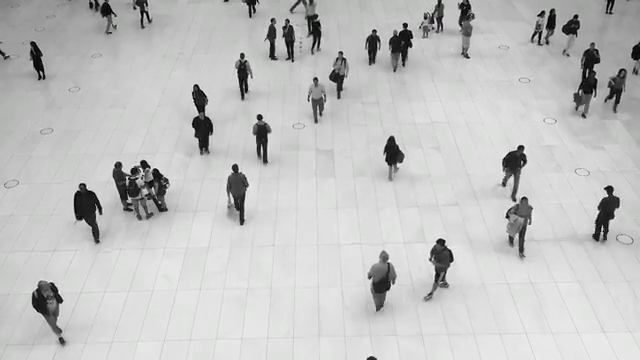
#> input picture frame 34 of python_opencv_project/14_15_16_17_18_OpenCV_uygulamalar/test_videos/body.mp4, 640 x 360 px, given in place of car.mp4, which was not available
$ python arka_plan_cikarma.py
#> lines starting #> are read from the running program, lines starting #| are printed output that depends on the picture; after the words box and inside, x2 and y2 are one past the last pixel; in counts of white or black regions, pixels touching at a corner belong together; pictures that were not available may be replaced by others from this repository, and a replacement may not be noted
import cv2
import numpy as np

cap=cv2.VideoCapture(r"media/car.mp4")
_,first_frame=cap.read()
#> first_frame is the input picture: shape (360, 640, 3); mean B, G, R 193.5, 193.8, 193.6
first_frame=cv2.resize(first_frame,(640,480))
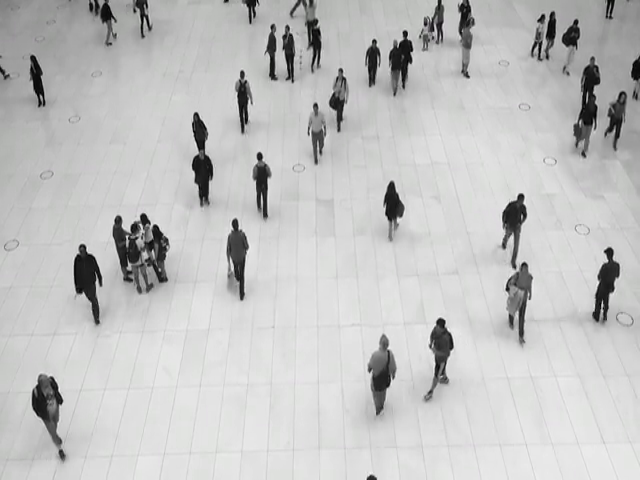
#> first_frame: shape (480, 640, 3); mean B, G, R 193.5, 193.8, 193.6
first_gray=cv2.cvtColor(first_frame,cv2.COLOR_BGR2GRAY)
first_gray=cv2.GaussianBlur(first_gray,(5,5),0)

while 1:
    _,frame=cap.read()
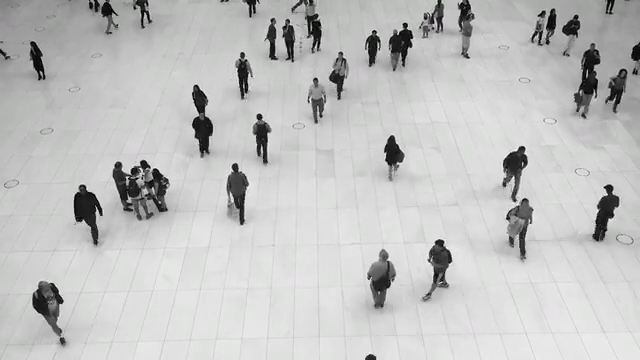
#> input picture frame 35 of python_opencv_project/14_15_16_17_18_OpenCV_uygulamalar/test_videos/body.mp4, 640 x 360 px, given in place of car.mp4, which was not available
#> frame is the input picture: shape (360, 640, 3); mean B, G, R 193.3, 193.7, 193.5
    frame=cv2.resize(frame,(640, 480))
#> frame: shape (480, 640, 3)
    gray=cv2.cvtColor(frame,cv2.COLOR_BGR2GRAY)
    gray=cv2.GaussianBlur(gray,(5,5),0)
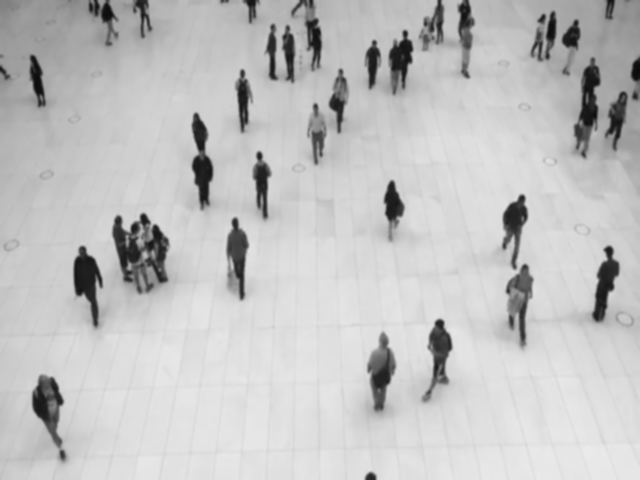
#> gray: shape (480, 640); min 11, max 235, mean 193.6

    diff=cv2.absdiff(first_gray,gray)#ilk frame ve diğer framler arası farkları ortaya koyar
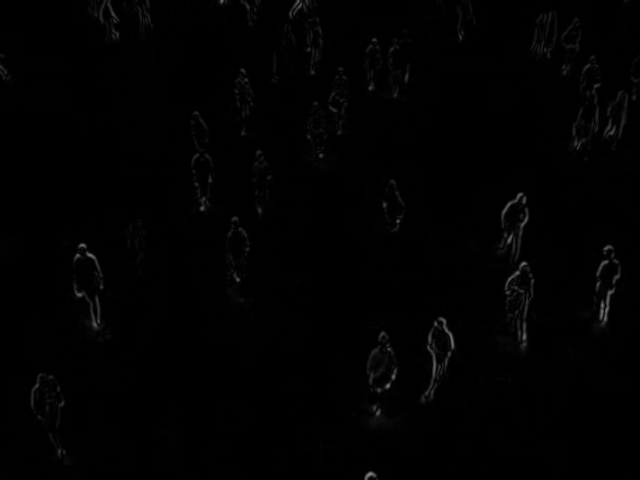
#> diff: shape (480, 640); min 0, max 135, mean 1.4
    _,diff=cv2.threshold(diff,50,255,cv2.THRESH_BINARY)#Threshold işlemi ile grilikleri azalttı
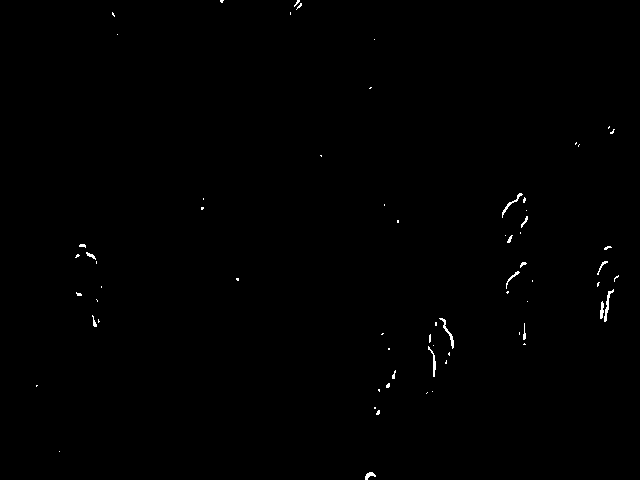
#> diff: shape (480, 640); 0.33% white in thin lines or dots

    cv2.imshow("frame",frame)
    cv2.imshow("firstframe",first_frame)
    cv2.imshow("dif",diff)
    if cv2.waitKey(20)& 0xFF ==ord("q"):
#> (key q is pressed here)
         break


cap.release()
cv2.destroyAllWindows()

$ run again, starting later in the video
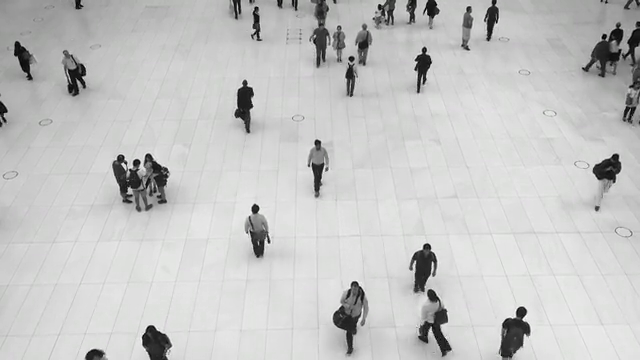
#> input picture frame 272 of python_opencv_project/14_15_16_17_18_OpenCV_uygulamalar/test_videos/body.mp4, 640 x 360 px, given in place of car.mp4, which was not available
#> first_frame is the input picture: shape (360, 640, 3); mean B, G, R 196.9, 197.3, 197
#> first_frame: shape (480, 640, 3)
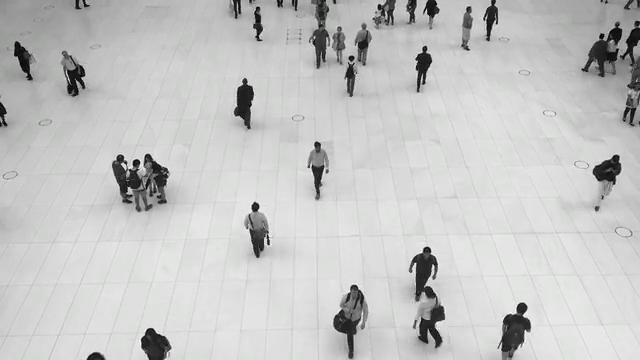
#> input picture frame 273 of python_opencv_project/14_15_16_17_18_OpenCV_uygulamalar/test_videos/body.mp4, 640 x 360 px, given in place of car.mp4, which was not available
#> frame is the input picture: shape (360, 640, 3); mean B, G, R 196.7, 197.3, 196.9
#> frame: shape (480, 640, 3)
#> `_,diff=cv2.threshold(diff,50,255,cv2.THRESH_BINARY)#Threshold işlemi i..`:
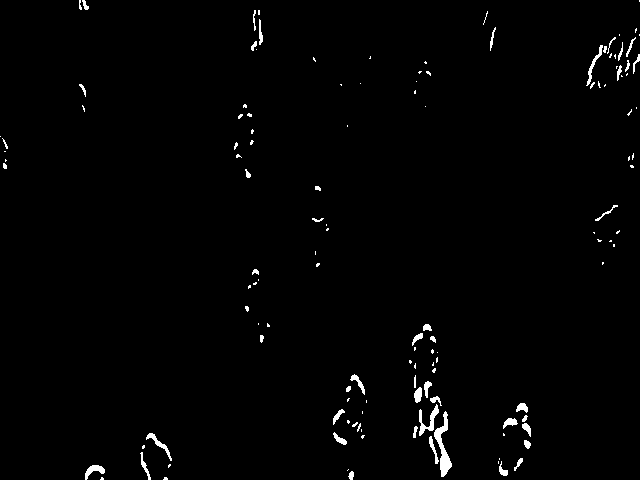
#> diff: shape (480, 640); 1.2% white; 131 white regions (82 under 20 px), largest, box (x1, y1, x2, y2) and area: (434, 411, 452, 477) 435, (419, 404, 439, 436) 224, (146, 433, 172, 461) 144
